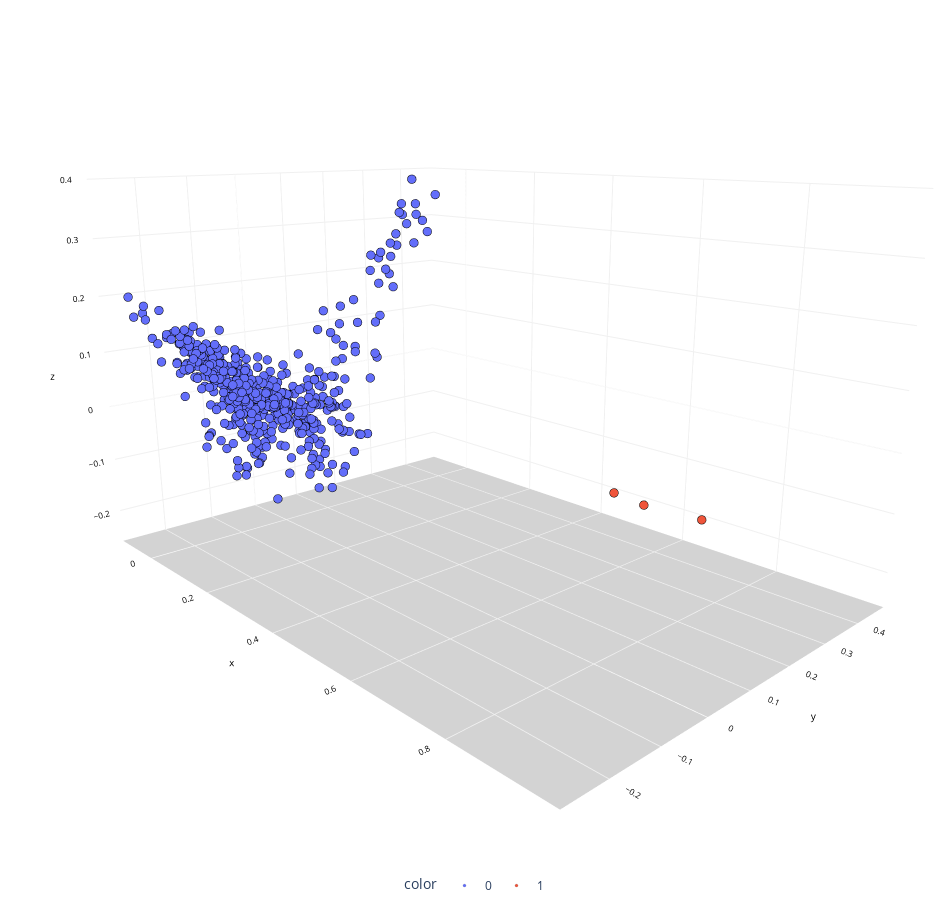

The code cell stored with this chart in its notebook:
### Code cell
chart(X_PCA, objGroup.labels_)

### Figure 1 — Plotly figure (JSON) as saved in the notebook; plotly's stock layout.template omitted (floating-point values rounded to 4 significant figures; data arrays with more than 128 entries replaced by an {"elided": "..."} marker saying what was removed)
{"data": [{"hovertemplate": "color=0<br>x=%{x}<br>y=%{y}<br>z=%{z}<extra></extra>", "legendgroup": "0", "marker": {"color": "#636efa", "line": {"color": "black", "width": 0.1}, "size": 3, "symbol": "circle"}, "mode": "markers", "name": "0", "scene": "scene", "showlegend": true, "type": "scatter3d", "x": {"elided": "553 float values"}, "y": {"elided": "553 float values"}, "z": {"elided": "553 float values"}}, {"hovertemplate": "color=1<br>x=%{x}<br>y=%{y}<br>z=%{z}<extra></extra>", "legendgroup": "1", "marker": {"color": "#EF553B", "line": {"color": "black", "width": 0.1}, "size": 3, "symbol": "circle"}, "mode": "markers", "name": "1", "scene": "scene", "showlegend": true, "type": "scatter3d", "x": [0.9635, 0.9635, 0.9635, 0.9635, 0.9635, 0.9635, 0.9635, 0.9635, 0.9635, 0.9635, 0.9635, 0.9635, 0.9635, 0.9635, 0.9635, 0.9635, 0.9635, 0.9635, 0.8727, 0.9635, 0.9635, 0.9635, 0.9635, 0.8304, 0.9635, 0.8727, 0.9635, 0.9635], "y": [0.005753, 0.005753, 0.005753, 0.005753, 0.005753, 0.005753, 0.005753, 0.005753, 0.005753, 0.005753, 0.005753, 0.005753, 0.005753, 0.005753, 0.005753, 0.005753, 0.005753, 0.005753, 0.003798, 0.005753, 0.005753, 0.005753, 0.005753, -0.00743, 0.005753, 0.003798, 0.005753, 0.005753], "z": [0.006126, 0.006126, 0.006126, 0.006126, 0.006126, 0.006126, 0.006126, 0.006126, 0.006126, 0.006126, 0.006126, 0.006126, 0.006126, 0.006126, 0.006126, 0.006126, 0.006126, 0.006126, 0.002316, 0.006126, 0.006126, 0.006126, 0.006126, 0.01127, 0.006126, 0.002316, 0.006126, 0.006126]}], "layout": {"height": 900, "legend": {"orientation": "h", "title": {"text": "color"}, "tracegroupgap": 0, "x": 0.5, "xanchor": "center", "y": 0, "yanchor": "top"}, "margin": {"b": 0, "l": 0, "r": 0, "t": 0}, "scene": {"camera": {"center": {"x": 0, "y": 0, "z": -0.1}, "eye": {"x": 1.5, "y": -1.4, "z": 0.5}, "up": {"x": 0, "y": 0, "z": 1}}, "domain": {"x": [0, 1], "y": [0, 1]}, "xaxis": {"backgroundcolor": "white", "color": "black", "gridcolor": "#f0f0f0", "tickfont": {"size": 10}, "title": {"font": {"size": 10}, "text": "x"}}, "yaxis": {"backgroundcolor": "white", "color": "black", "gridcolor": "#f0f0f0", "tickfont": {"size": 10}, "title": {"font": {"size": 10}, "text": "y"}}, "zaxis": {"backgroundcolor": "lightgrey", "color": "black", "gridcolor": "#f0f0f0", "tickfont": {"size": 10}, "title": {"font": {"size": 10}, "text": "z"}}}, "showlegend": true, "title": {"text": "UMAP"}, "width": 950}}
